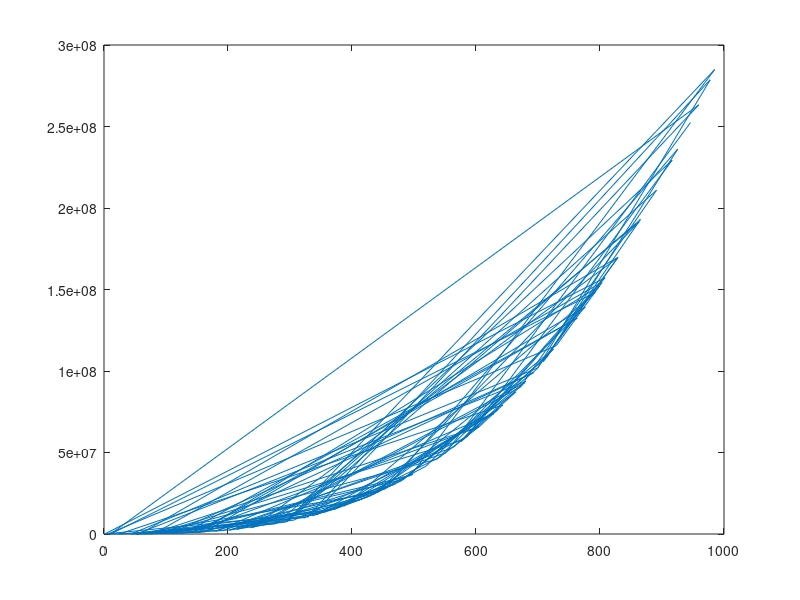

Reproduce this figure in MATLAB. (Note: this script raises an error after producing the figure.)
%NOTE: need MatToVec.m function file as well (ENEC-490/MatToVec_rkleiman.m)
%BASIC MATLAB OPERATIONS

%Q1
a=cos(0):0.02:log10(100);
[rows, columns] = size(a);
elementCount=rows*columns
element25=a(25)

%% %Q2
randArray=500*rand(50,50);
[rows, columns] = size (randArray);
randArrayLogical=randArray > 400;
count=0;
for i=1:rows
    for j=1:columns
        count=count+randArrayLogical(i,j);
    end
end
countOver400=count

% did it a second way to check my work
% count=0;
% for i=1:rows
%     for j=1:columns
%         if randArray(i,j)>400
%         count=count+1;
%         j=j+1;
%         end
%     end 
%     i=i+1;
%     end 
%  
% count
%% %Q3
m=zeros(100,2);
i=0;
for i=1:100
    x=1000*rand();
    m(i,1)=x;
    y=0.3*x^3-2*x^2+200*x;
    m(i,2)=y;
    i=i+1;
end 
plot(m(:,1),m(:,2))


%% %Q4
binaryMatrix=m>=350;
binaryVector=MatToVec(binaryMatrix);
plot(binaryVector);
% this plot is weird bc binary
%% IMPORTING/EXPORTING DATA

readData='ny_Harbor_ConvGas.xls';
[NUM WORD COMBINED]= xlsread(readData, 'Data 1');
matrix=NUM;
[rows, ~]=size(NUM);

%eliminating 1986 because only partial data
matrix= matrix(11:rows,:);
[rows, ~]=size(matrix);

%creating new array with enough rows for yearly average only
rows=int8(rows/12);
averageArray=zeros(rows,2);

%calculating mean and year and adding these values to new array
[rowsAv, columnsAv]=size(averageArray);
j=1;
for i=1:rowsAv-1
    averageArray(i,1)=1986+i;
    averageArray(i,2)=mean(matrix(j:j+11,2));
    j=j+12;
    i=i+1;
end 

%eliminating partial monthly data for 2017
[rows, columns] = size(averageArray);
rows=int8(rows-1);
averageArray=averageArray(1:rows,:);

%writing to new csv file
csvwrite('monthly_average_price.csv',averageArray);

%% PLOTTING

%Q1
t=0:0.01:5;
s=2*sin(3*t+2)+sqrt(5*t+1);
plot(t,s)
ylabel('Speed(ft/s)')
xlabel('Time(s)')
title('Relationship between Speed and Time')
%% Q2 Sub plot

x=0:0.1:1.5;
y=4*sqrt(6*x+1);
z=5*exp(0.3*x)-2*x;

subplot(1,2,1);
plot(x,y,'m');
xlabel('Distance(m)');
ylabel('Force(N)');
title('Distance vs. Force: Plot 1')
legend('4*sqrt(6x+1)')

subplot (1,2,2);
plot(x,z,'c');
xlabel('Distance(m)');
ylabel('Force(N)');
title('Distance vs. Force: Plot 2')
legend('5*exp(0.3x)-2x')
%% Q2 Same plot
x=0:0.1:1.5;
y=4*sqrt(6*x+1);
z=5*exp(0.3*x)-2*x;

plot(x,y,'m',x,z,'c');
xlabel('Distance(m)');
ylabel('Force(N)');
title('Relationship between Distance and Force')

legend('4*sqrt(6x+1)', '5*exp(0.3x)-2x')
%% Q3
x=1:50;
y=1:50;
[X,Y] = meshgrid(x,y);

%why does it have to be in a for loop?
%z=((-2.5+X)/10).^2+((-2.5+Y)/10).^2

for i=1:50
    for j=1:50
        z(i,j)=((-2.5+X(i,j))/10).^2+((-2.5+Y(i,j))/10).^2;
        j=j+1;
    end
    i=i+1;
end
z;
surf(X,Y,z)
title('Surf Function')
xlabel('X');
ylabel('Y');
zlabel('Z');
%% Q4

speedMax=25; %ft/s
packageWeight=20; %lb
packageWidth= 12; %in
packageHeight= 12; %in
packageLength = 8; %in

packageVolume=packageWidth*packageHeight*packageLength;


g=32.2; %ft/s^2

h=0.5*speedMax.^2/g; %ft

%tMax=speedMax/g %s
%h=0.5*g*tMax.^2 %ft
if h > 4
    disp ('The packaging can protect the package (so long as it is only dropped below '+ string(h)+' feet)')
else 
    disp ('The packaging cannot protect the package')
end 

maxHeight=4; %ft
vMax=sqrt(2*g*maxHeight);
disp('Assuming the maximum height of dropping is 4 feet, the package will hit the ground at a maximum of ' +string(vMax)+ ' ft/sec')
